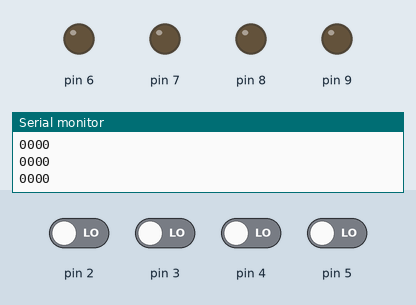
This sketch was run on a simulated Arduino Uno, built with avr-gcc and run on an emulated ATmega328P. On the bench: output pins drawn as LEDs (lit = HIGH), the last lines printed to the serial monitor. Dashed ring = blinking. Inputs (shaded band) come from the test bench; at power-on: pin 2–5 LOW.

Above: at 1.4 s.
1.5 s: pin 2 driven HIGH
At 1.95 s:
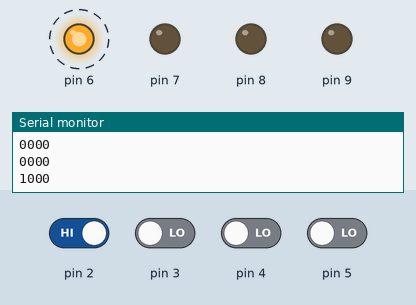
4.5 s: pin 3 driven HIGH
At 4.95 s:
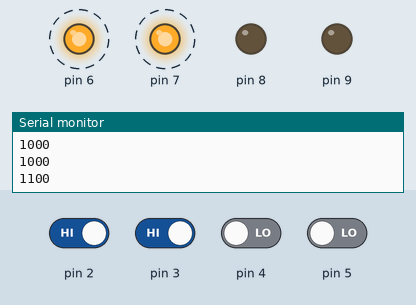
7.5 s: pin 4 driven HIGH
At 7.95 s:
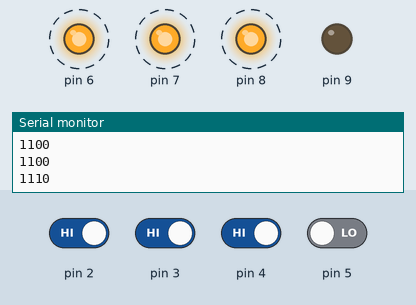
10.5 s: pin 5 driven HIGH
At 10.96 s:
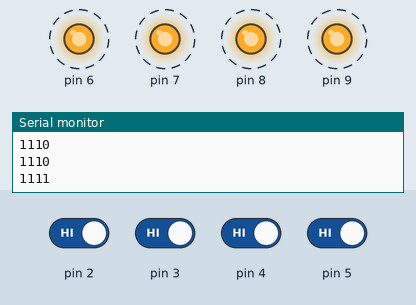
13.5 s: pin 2 driven LOW
At 13.96 s:
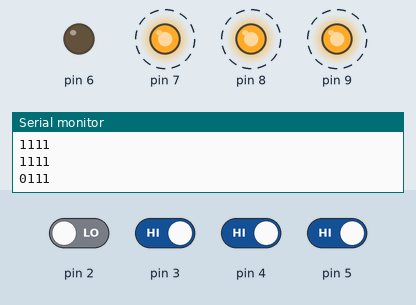
16.5 s: pin 3 driven LOW
At 16.96 s:
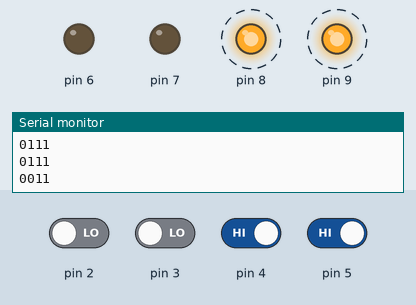
Timing chart, 0 to 20.5 s (numbered marks = the images above; inputs shaded):
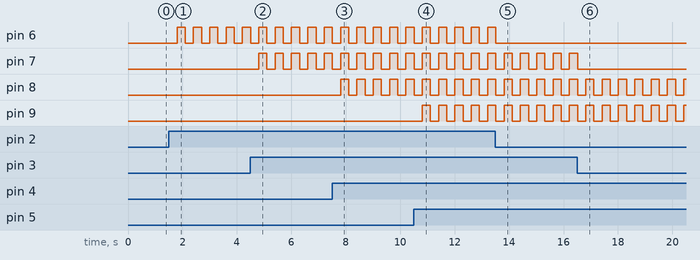

Measured:
- after the input at 1.5 s, pin 6: alternates HIGH for 0.30 s and LOW for 0.30 s, starting after 0.30 s
- after the input at 4.5 s, pin 7: alternates HIGH for 0.30 s and LOW for 0.30 s, starting after 0.31 s
- after the input at 7.5 s, pin 8: alternates HIGH for 0.30 s and LOW for 0.30 s, starting after 0.31 s
- after the input at 10.5 s, pin 9: alternates HIGH for 0.30 s and LOW for 0.30 s, starting after 0.31 s
- after the input at 13.5 s, pin 6: goes on until 13.5 s, then stays LOW
- after the input at 16.5 s, pin 7: goes on until 16.5 s, then stays LOW

The sketch:

Four_Light_Panel_With_Continued_OnOrOff.ino
```cpp
int switchState = 0;
boolean onOff = false;
int switchState2 = 0;
boolean onOff2 = false;
int switchState3 = 0;
boolean onOff3 = false;
int switchState4 = 0;
boolean onOff4 = false;

void setup(){
  pinMode(2, INPUT);
  pinMode(3, INPUT);
  pinMode(4, INPUT);
  pinMode(5, INPUT);
  pinMode(6, OUTPUT);
  pinMode(7, OUTPUT);
  pinMode(8, OUTPUT);
  pinMode(9, OUTPUT);
  Serial.begin(9600);
}

void loop(){
  switchState = digitalRead(2);
  switchState2 = digitalRead(3);
  switchState3 = digitalRead(4);
  switchState4 = digitalRead(5);
  if (onOff == false) {
    digitalWrite(6, LOW);
  } else {
    digitalWrite(6, HIGH);
  }
  if (switchState == 1 && onOff == false) {
    onOff = true;
  } else if (switchState == 1 && onOff == true) {
    onOff = false;
  }
  if (onOff2 == false) {
    digitalWrite(7, LOW);
  } else {
    digitalWrite(7, HIGH);
  }
  if (switchState2 == 1 && onOff2 == false) {
    onOff2 = true;
  } else if (switchState2 == 1 && onOff2 == true) {
    onOff2 = false;
  }
  if (onOff3 == false) {
    digitalWrite(8, LOW);
  } else {
    digitalWrite(8, HIGH);
  }
  if (switchState3 == 1 && onOff3 == false) {
    onOff3 = true;
  } else if (switchState3 == 1 && onOff3 == true) {
    onOff3 = false;
  }
  if (onOff4 == false) {
    digitalWrite(9, LOW);
  } else {
    digitalWrite(9, HIGH);
  }
  if (switchState4 == 1 && onOff4 == false) {
    onOff4 = true;
  } else if (switchState4 == 1 && onOff4 == true) {
    onOff4 = false;
  }
  delay(300);
  Serial.print(switchState);
  Serial.print(switchState2);
  Serial.print(switchState3);
  Serial.println(switchState4);
}
```
